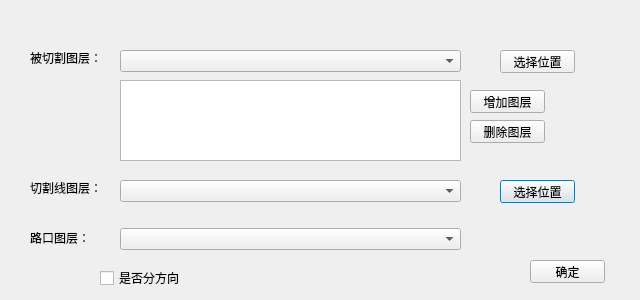
<?xml version="1.0" encoding="UTF-8"?>
<ui version="4.0">
 <class>Dialog_clip_center</class>
 <widget class="QDialog" name="Dialog_clip_center">
  <property name="geometry">
   <rect>
    <x>0</x>
    <y>0</y>
    <width>640</width>
    <height>300</height>
   </rect>
  </property>
  <property name="windowTitle">
   <string>裁剪中心线</string>
  </property>
  <widget class="QPushButton" name="btn_break_layer">
   <property name="geometry">
    <rect>
     <x>500</x>
     <y>180</y>
     <width>75</width>
     <height>23</height>
    </rect>
   </property>
   <property name="text">
    <string>选择位置</string>
   </property>
  </widget>
  <widget class="QLabel" name="label_break">
   <property name="geometry">
    <rect>
     <x>30</x>
     <y>180</y>
     <width>71</width>
     <height>16</height>
    </rect>
   </property>
   <property name="text">
    <string>切割线图层：</string>
   </property>
  </widget>
  <widget class="QPushButton" name="btn_center_layer">
   <property name="geometry">
    <rect>
     <x>500</x>
     <y>50</y>
     <width>75</width>
     <height>23</height>
    </rect>
   </property>
   <property name="text">
    <string>选择位置</string>
   </property>
  </widget>
  <widget class="QPushButton" name="btn_run">
   <property name="geometry">
    <rect>
     <x>530</x>
     <y>260</y>
     <width>75</width>
     <height>23</height>
    </rect>
   </property>
   <property name="text">
    <string>确定</string>
   </property>
  </widget>
  <widget class="QComboBox" name="comboBox_road">
   <property name="geometry">
    <rect>
     <x>120</x>
     <y>50</y>
     <width>341</width>
     <height>22</height>
    </rect>
   </property>
  </widget>
  <widget class="QLabel" name="label_center">
   <property name="geometry">
    <rect>
     <x>30</x>
     <y>50</y>
     <width>71</width>
     <height>16</height>
    </rect>
   </property>
   <property name="text">
    <string>被切割图层：</string>
   </property>
  </widget>
  <widget class="QComboBox" name="comboBox_break">
   <property name="geometry">
    <rect>
     <x>120</x>
     <y>180</y>
     <width>341</width>
     <height>22</height>
    </rect>
   </property>
  </widget>
  <widget class="QListWidget" name="listWidget">
   <property name="geometry">
    <rect>
     <x>120</x>
     <y>80</y>
     <width>341</width>
     <height>81</height>
    </rect>
   </property>
  </widget>
  <widget class="QPushButton" name="btn_add_layer">
   <property name="geometry">
    <rect>
     <x>470</x>
     <y>90</y>
     <width>75</width>
     <height>23</height>
    </rect>
   </property>
   <property name="text">
    <string>增加图层</string>
   </property>
  </widget>
  <widget class="QPushButton" name="btn_remove_layer">
   <property name="geometry">
    <rect>
     <x>470</x>
     <y>120</y>
     <width>75</width>
     <height>23</height>
    </rect>
   </property>
   <property name="text">
    <string>删除图层</string>
   </property>
  </widget>
  <widget class="QLabel" name="label_junction">
   <property name="geometry">
    <rect>
     <x>30</x>
     <y>230</y>
     <width>71</width>
     <height>16</height>
    </rect>
   </property>
   <property name="text">
    <string>路口图层：</string>
   </property>
  </widget>
  <widget class="QComboBox" name="comboBox_junction">
   <property name="geometry">
    <rect>
     <x>120</x>
     <y>228</y>
     <width>341</width>
     <height>22</height>
    </rect>
   </property>
  </widget>
  <widget class="QCheckBox" name="checkBox_direction">
   <property name="geometry">
    <rect>
     <x>100</x>
     <y>270</y>
     <width>91</width>
     <height>16</height>
    </rect>
   </property>
   <property name="text">
    <string>是否分方向</string>
   </property>
  </widget>
 </widget>
 <resources/>
 <connections/>
</ui>
